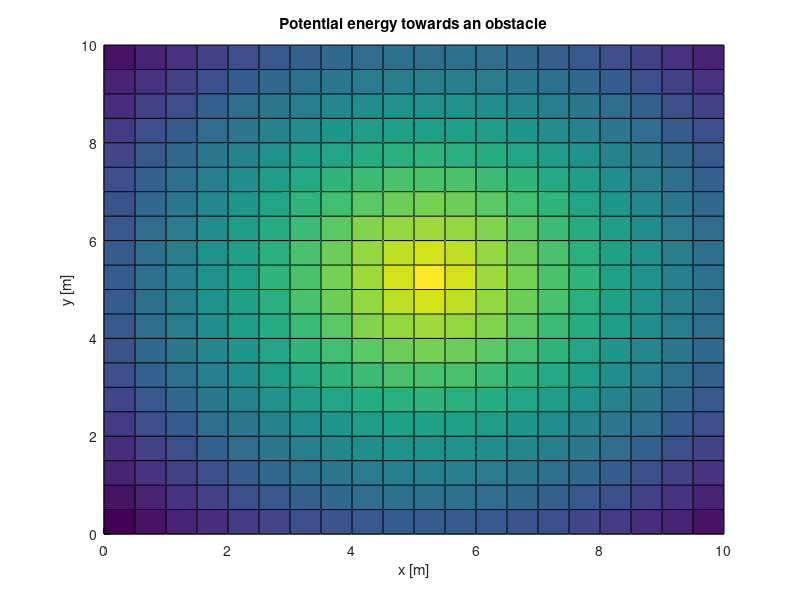
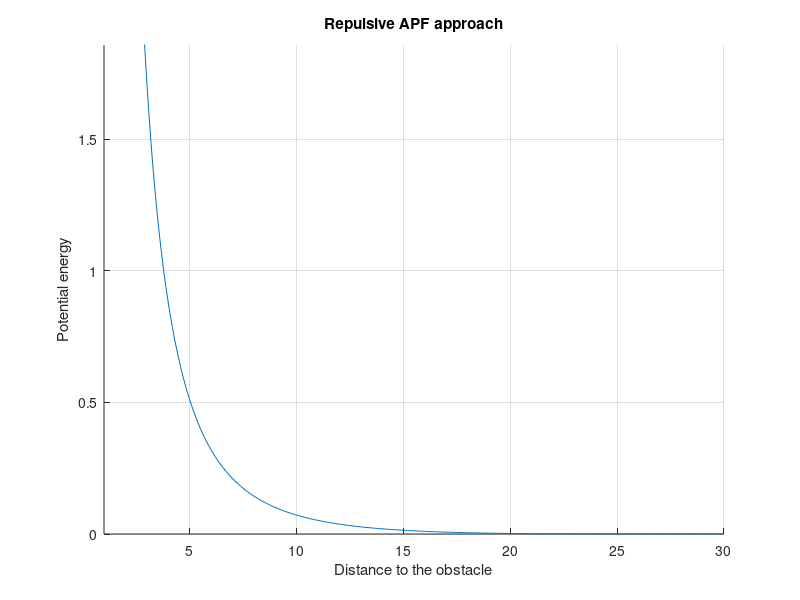

The MATLAB source for these figures, in order:
%% Plotting others people formulas for the report XD
%% Original Warren potential function
% Uin = Umax ( 1 - (Rin/Rmax)) + Uoffset
% constants
Umax = 100;
Rmax = 20;
Uoffset = 5;
% Mapping values
% deltaR = 0.1;
% Rin = [0:deltaR:15];
% Uin = zeros(1,length(Rin));
% 
% for i=1:length(Uin)
%     Uin(i) = Umax*(1-(Rin(i)/Rmax)) + Uoffset;
% end

% On 3D
% xy points on a plane
[X,Y] = meshgrid(0:0.5:10,0:0.5:10);
[m n] = size(X);
Umax_m = Umax*ones(m,n);
Uoffset_m = Uoffset*ones(m,n);
UmaxRmax = Umax/Rmax;
xcenter = 5; ycenter = 5;
Rin_m = zeros(m,n);
for i=1:m
    for j=1:n
        Rin_m(i,j) = sqrt((X(i,j)-xcenter)^2 + (Y(i,j)-ycenter)^2);
    end
end

Uin_m = Umax_m.*ones(m,n)-UmaxRmax*Rin_m + Uoffset_m;

% plotting
figure('Name','Potential field Charles Warren')
grid on
hold on
%plot(Rin,Uin)
surf(X,Y,Uin_m)
xlabel('x [m]')
ylabel('y [m]')
zlabel('Potential energy')
title('Potential energy towards an obstacle')
hold off

%% Khatib
% Original function
% Uo = 1/2*eta*((1/rho)-(1/rho0))^2;  
% constants
eta = 40;
rho0 = 25;

delta = 0.1;
rho = [1:delta:30];

Uo = zeros(1, length(rho));

for i=1:length(Uo)
    if (rho(i)>rho0)
        Uo(i) = 0;
    else
        Uo(i) = 0.5*eta*((1/rho(i))-(1/rho0))^2;
    end  
end

figure('Name','Potential field Khatib')
grid on
hold on
plot(rho,Uo)
xlim([rho(1) rho(end)])
ylim([0.9*min(Uo) max(Uo(1,20:end))])
xlabel('Distance to the obstacle')
ylabel('Potential energy')
title('Repulsive APF approach')
hold off